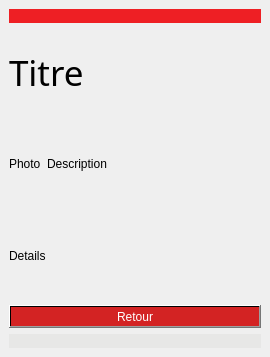
<?xml version="1.0" encoding="UTF-8"?>
<ui version="4.0">
 <class>detailInfo</class>
 <widget class="QMainWindow" name="detailInfo">
  <property name="geometry">
   <rect>
    <x>0</x>
    <y>0</y>
    <width>270</width>
    <height>357</height>
   </rect>
  </property>
  <property name="windowTitle">
   <string>MainWindow</string>
  </property>
  <widget class="QWidget" name="centralwidget">
   <layout class="QGridLayout" name="gridLayout_2">
    <item row="0" column="0">
     <layout class="QVBoxLayout" name="verticalLayout_2">
      <item>
       <widget class="QLabel" name="label">
        <property name="sizePolicy">
         <sizepolicy hsizetype="Expanding" vsizetype="Preferred">
          <horstretch>0</horstretch>
          <verstretch>0</verstretch>
         </sizepolicy>
        </property>
        <property name="styleSheet">
         <string notr="true">image: url(:/Login/LOGIN/header_login.png);
background-color: rgb(238, 31, 36);</string>
        </property>
        <property name="text">
         <string/>
        </property>
        <property name="scaledContents">
         <bool>false</bool>
        </property>
       </widget>
      </item>
      <item>
       <layout class="QVBoxLayout" name="verticalLayout">
        <item>
         <widget class="QLabel" name="titre">
          <property name="sizePolicy">
           <sizepolicy hsizetype="MinimumExpanding" vsizetype="Expanding">
            <horstretch>0</horstretch>
            <verstretch>0</verstretch>
           </sizepolicy>
          </property>
          <property name="font">
           <font>
            <family>Perpetua Titling MT</family>
            <pointsize>26</pointsize>
            <weight>9</weight>
            <italic>false</italic>
            <bold>false</bold>
           </font>
          </property>
          <property name="styleSheet">
           <string notr="true">font: 75 26pt &quot;Perpetua Titling MT&quot;;</string>
          </property>
          <property name="text">
           <string>Titre</string>
          </property>
          <property name="wordWrap">
           <bool>true</bool>
          </property>
         </widget>
        </item>
        <item>
         <layout class="QGridLayout" name="gridLayout">
          <item row="0" column="0">
           <widget class="QLabel" name="photo">
            <property name="sizePolicy">
             <sizepolicy hsizetype="Fixed" vsizetype="Fixed">
              <horstretch>0</horstretch>
              <verstretch>0</verstretch>
             </sizepolicy>
            </property>
            <property name="maximumSize">
             <size>
              <width>200</width>
              <height>200</height>
             </size>
            </property>
            <property name="text">
             <string>Photo</string>
            </property>
           </widget>
          </item>
          <item row="0" column="1">
           <widget class="QLabel" name="description">
            <property name="sizePolicy">
             <sizepolicy hsizetype="MinimumExpanding" vsizetype="Expanding">
              <horstretch>0</horstretch>
              <verstretch>0</verstretch>
             </sizepolicy>
            </property>
            <property name="styleSheet">
             <string notr="true">font: 11pt &quot;Segoe UI Symbol&quot;;</string>
            </property>
            <property name="text">
             <string>Description</string>
            </property>
            <property name="wordWrap">
             <bool>true</bool>
            </property>
           </widget>
          </item>
         </layout>
        </item>
        <item>
         <widget class="QLabel" name="details">
          <property name="sizePolicy">
           <sizepolicy hsizetype="MinimumExpanding" vsizetype="Expanding">
            <horstretch>0</horstretch>
            <verstretch>0</verstretch>
           </sizepolicy>
          </property>
          <property name="styleSheet">
           <string notr="true"/>
          </property>
          <property name="text">
           <string>Details</string>
          </property>
          <property name="wordWrap">
           <bool>true</bool>
          </property>
         </widget>
        </item>
       </layout>
      </item>
      <item>
       <widget class="QPushButton" name="pushButton">
        <property name="styleSheet">
         <string notr="true">background-color: qlineargradient(spread:reflect, x1:0, y1:0, x2:0.49, y2:0, stop:0 rgba(211, 35, 35, 255), stop:1 rgba(211, 35, 35, 255));
font: 24pt &quot;Arial&quot;;
color: rgb(255, 255, 255);</string>
        </property>
        <property name="text">
         <string>Retour</string>
        </property>
       </widget>
      </item>
      <item>
       <widget class="QLabel" name="label_2">
        <property name="sizePolicy">
         <sizepolicy hsizetype="Expanding" vsizetype="Preferred">
          <horstretch>0</horstretch>
          <verstretch>0</verstretch>
         </sizepolicy>
        </property>
        <property name="styleSheet">
         <string notr="true">image: url(:/Login/LOGIN/footer_login.png);
background-color: rgb(231, 231, 230);</string>
        </property>
        <property name="text">
         <string/>
        </property>
        <property name="scaledContents">
         <bool>false</bool>
        </property>
       </widget>
      </item>
     </layout>
    </item>
   </layout>
  </widget>
 </widget>
 <resources/>
 <connections/>
</ui>
